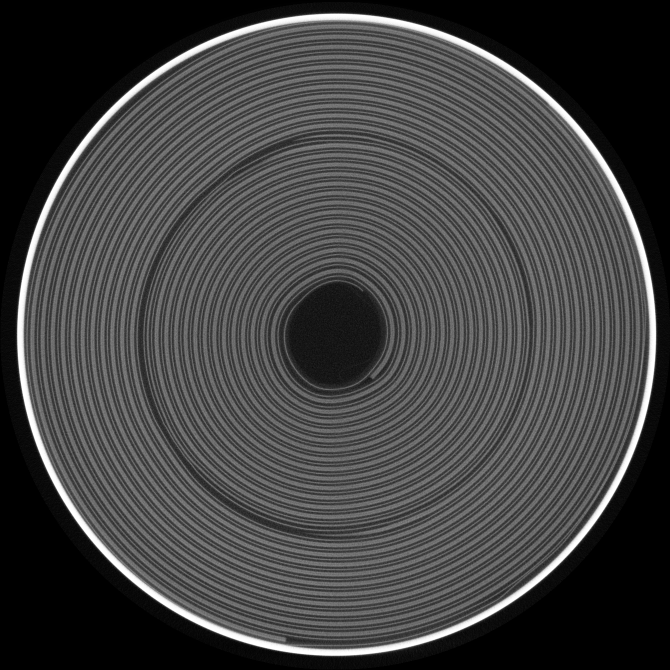
#> input picture data/images/sample_image.png, 1340 x 1340 px (shown at 1/2 size)
$ jupyter execute practice_convolution+morphology.ipynb
#> lines starting #> are read from the running program, lines starting #| are printed output that depends on the picture
[cell 1]
# import tools

import cv2
from collections import defaultdict, Counter
import matplotlib.pyplot as plt
import numpy as np

[cell 2]
# load battery image

btr = cv2.imread('data/images/sample_image.png')
#> btr is the input picture: shape (1340, 1340, 3); min 0, max 255, mean 65.8

btr_rgb = cv2.cvtColor(btr,cv2.COLOR_BGR2RGB)
btr_gry = cv2.cvtColor(btr,cv2.COLOR_BGR2GRAY)

wb,hb,cb = btr.shape
#> wb = 1340; hb = 1340; cb = 3
btr_blank = np.zeros((wb,hb,cb),np.uint8)
btr_blank1 = np.zeros_like(btr,np.uint8) # same as above

[cell 3]
# dilate battery grayscale

kernel = np.ones((10,10),np.uint8)

btr_gry_dlt1 = cv2.dilate(btr_gry, kernel, iterations=1)
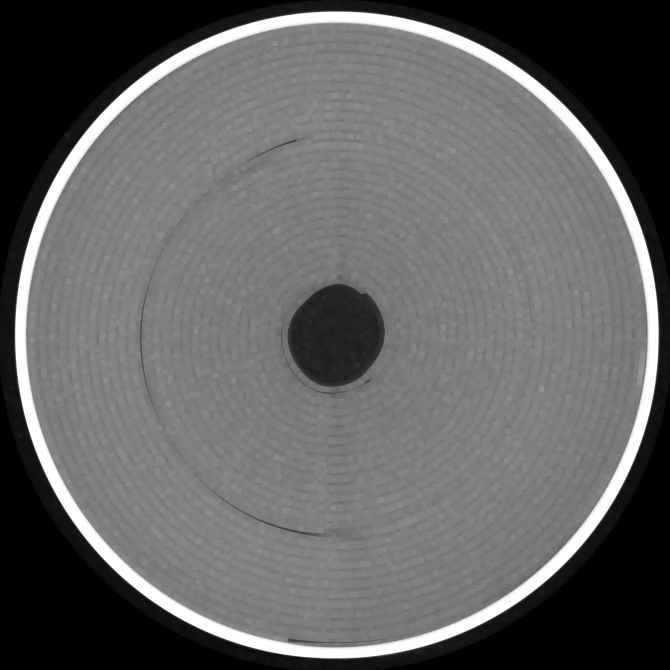
#> btr_gry_dlt1: shape (1340, 1340) (shown at 1/2 size); min 0, max 255, mean 98.2
btr_gry_dlt2 = cv2.dilate(btr_gry, kernel, iterations=2)
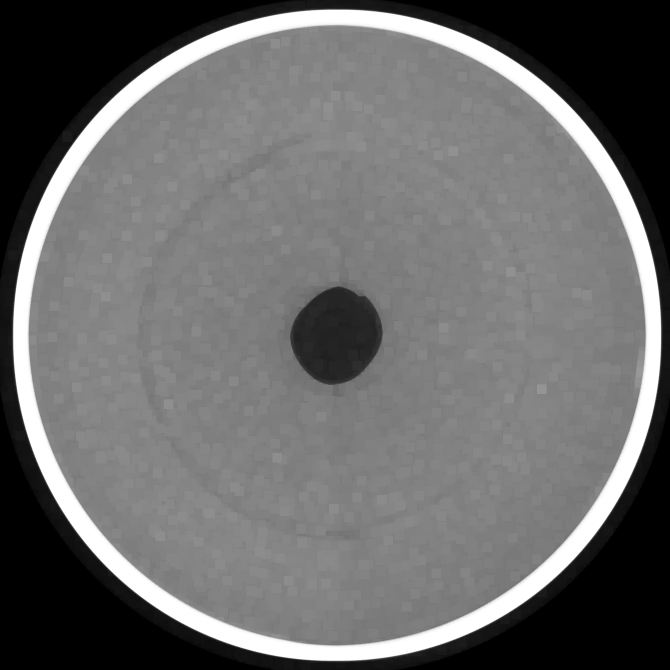
#> btr_gry_dlt2: shape (1340, 1340) (shown at 1/2 size); min 0, max 255, mean 106.3

plt.figure(figsize=(12,8))
plt.subplot(1,3,1)
plt.title("Gray")
plt.imshow(btr_gry, cmap="gray")

plt.subplot(1,3,2)
plt.title("Gray Dilated, 1")
plt.imshow(btr_gry_dlt1, cmap='gray')

plt.subplot(1,3,3)
plt.title("Gray Dilated, 5")
plt.imshow(btr_gry_dlt2, cmap='gray')
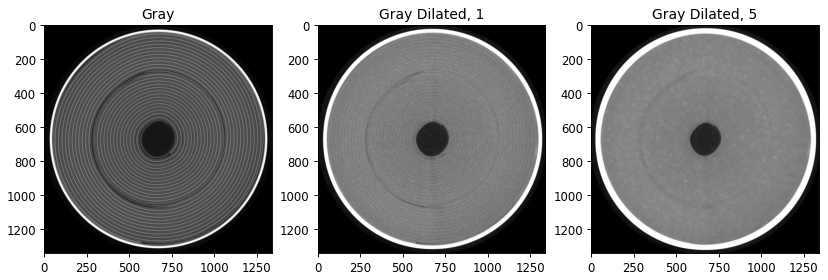
#> figure drawn by matplotlib, 3 panels

[cell 4]
# erode battery grayscale

kernel = np.ones((10,10),np.uint8)

btr_gry_erd1 = cv2.erode(btr_gry, kernel, iterations=1)
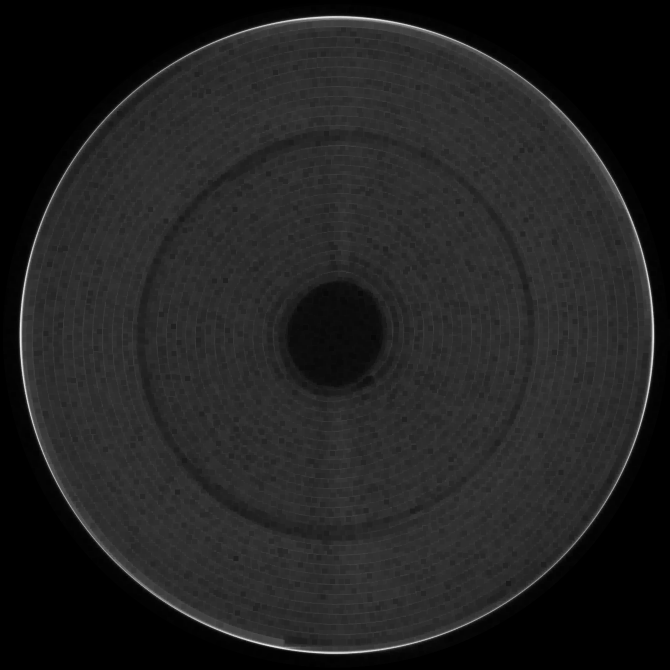
#> btr_gry_erd1: shape (1340, 1340) (shown at 1/2 size); min 0, max 240, mean 33.2
btr_gry_erd2 = cv2.erode(btr_gry, kernel, iterations=2)
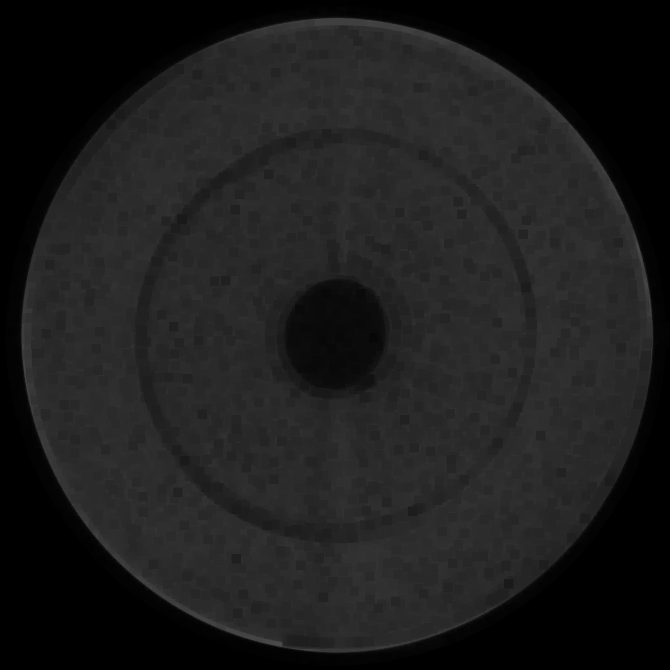
#> btr_gry_erd2: shape (1340, 1340) (shown at 1/2 size); min 0, max 77, mean 28.9

plt.figure(figsize=(12,8))
plt.subplot(1,3,1)
plt.title("Gray")
plt.imshow(btr_gry, cmap="gray")

plt.subplot(1,3,2)
plt.title("Gray Erode, 1")
plt.imshow(btr_gry_erd1, cmap='gray')

plt.subplot(1,3,3)
plt.title("Gray Erode, 5")
plt.imshow(btr_gry_erd2, cmap='gray')

[cell 5]
# open and close battery grayscale

kernel = np.ones((10,10),np.uint8)

btr_gry_opn = cv2.morphologyEx(btr_gry, cv2.MORPH_OPEN, kernel)
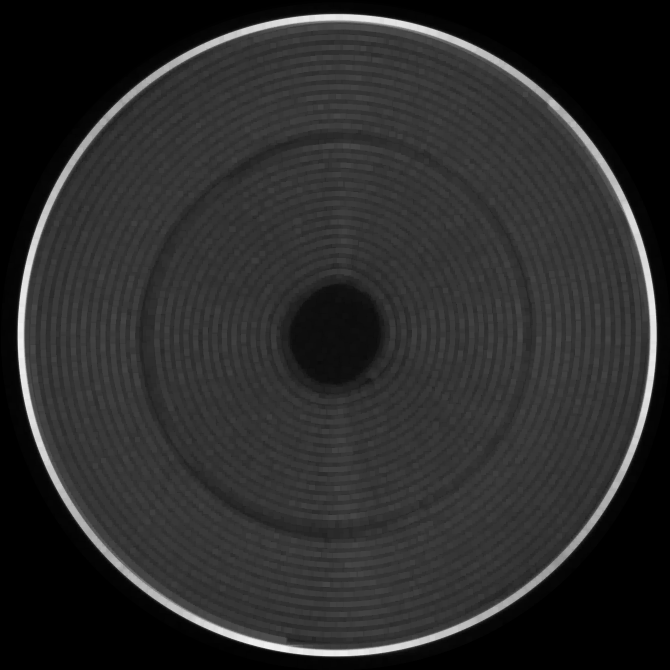
#> btr_gry_opn: shape (1340, 1340) (shown at 1/2 size); min 0, max 240, mean 42.8
btr_gry_cls = cv2.morphologyEx(btr_gry, cv2.MORPH_CLOSE, kernel)
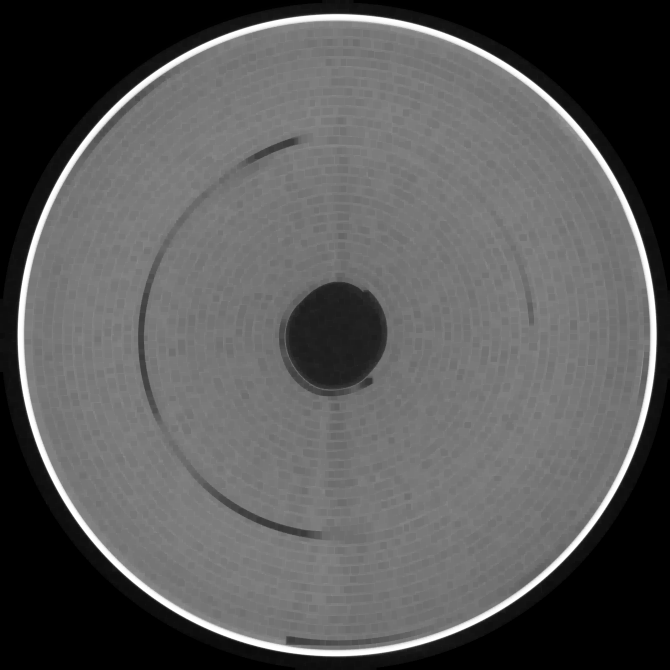
#> btr_gry_cls: shape (1340, 1340) (shown at 1/2 size); min 0, max 255, mean 88.5

plt.figure(figsize=(12,8))
plt.subplot(1,3,1)
plt.title("Gray")
plt.imshow(btr_gry, cmap="gray")

plt.subplot(1,3,2)
plt.title("Gray OPEN")
plt.imshow(btr_gry_opn, cmap='gray')

plt.subplot(1,3,3)
plt.title("Gray Close")
plt.imshow(btr_gry_cls, cmap='gray')

[cell 6]
# sharpen images

sharpen_kernel = np.array([[-1,-1,-1],[-1,9,-1],[-1,-1,-1]])

btr_gry_shr = cv2.filter2D(btr_gry, -1, sharpen_kernel)

laplacian_kernel = np.array([[0, -1, 0],
                             [-1, 4, -1],
                             [0, -1, 0]])

btr_gry_lpl = cv2.filter2D(btr_gry, -1, laplacian_kernel)
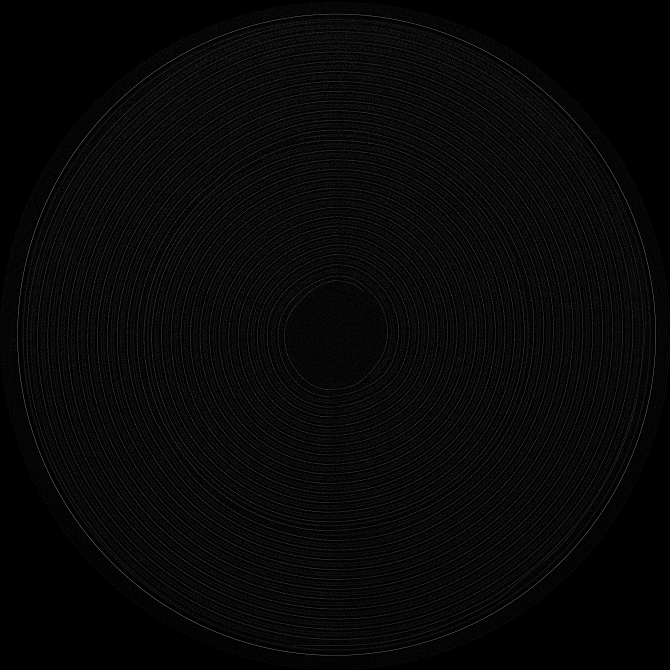
#> btr_gry_lpl: shape (1340, 1340) (shown at 1/2 size); min 0, max 176, mean 7.5

sobel_kernel = np.array([[-1, -2, -1],
                         [0, 0, 0],
                         [1, 2, 1]])

btr_gry_sbl = cv2.filter2D(btr_gry, -1, sobel_kernel)
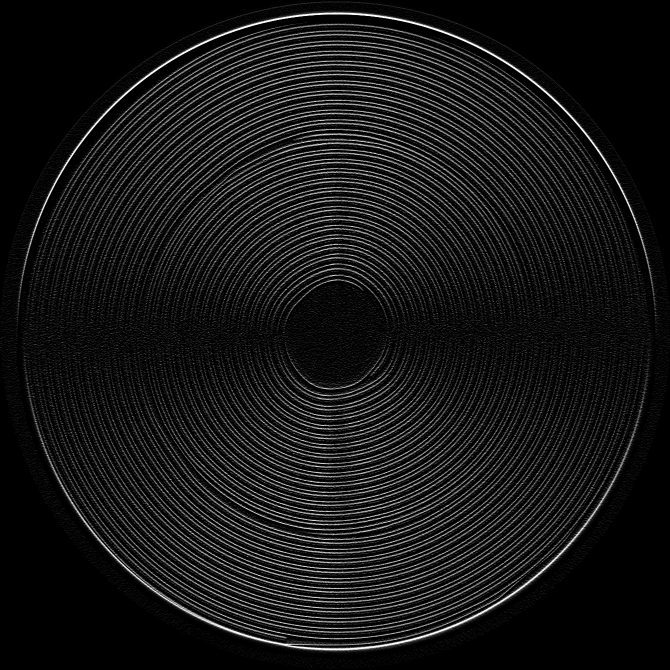
#> btr_gry_sbl: shape (1340, 1340) (shown at 1/2 size); min 0, max 255, mean 22.8

scharr_kernel = np.array([[-3, 0, 3],
                          [-10, 0, 10],
                          [-3, 0, 3]])

btr_gry_sch = cv2.filter2D(btr_gry, -1, scharr_kernel)
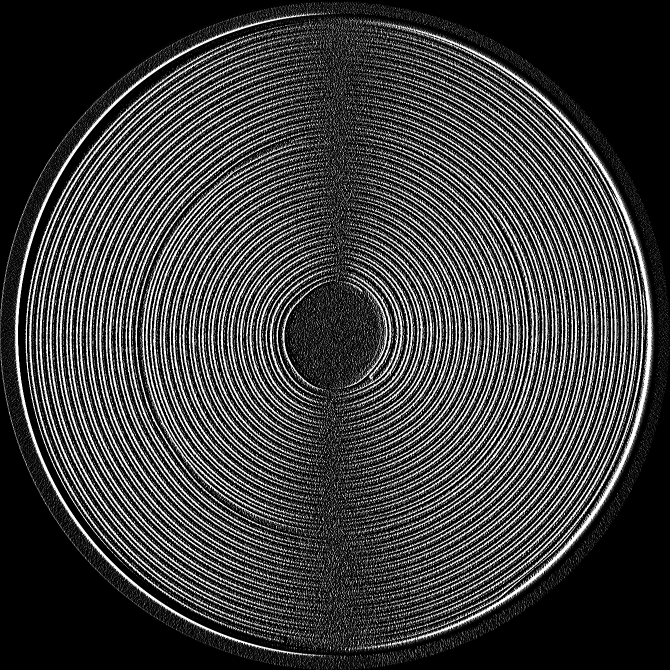
#> btr_gry_sch: shape (1340, 1340) (shown at 1/2 size); min 0, max 255, mean 60.9

unsharp_mask_kernel = np.array([[1, 4, 6, 4, 1],
                                [4, 16, 24, 16, 4],
                                [6, 24, -476, 24, 6],
                                [4, 16, 24, 16, 4],
                                [1, 4, 6, 4, 1]]) / -256

btr_gry_uns = cv2.filter2D(btr_gry, -1, unsharp_mask_kernel)

plt.figure(figsize=(12,12))
plt.subplot(3,2,1)
plt.title("Gray")
plt.imshow(btr_gry, cmap="gray")

plt.subplot(3,2,2)
plt.title("Gray Sharpen")
plt.imshow(btr_gry_shr, cmap='gray')

plt.subplot(3,2,3)
plt.title("Gray Laplacian")
plt.imshow(btr_gry_lpl, cmap='gray')

plt.subplot(3,2,4)
plt.title("Gray Sobel")
plt.imshow(btr_gry_sbl, cmap='gray')

plt.subplot(3,2,5)
plt.title("Gray Scharr")
plt.imshow(btr_gry_sch, cmap='gray')

plt.subplot(3,2,6)
plt.title("Gray Unsharp")
plt.imshow(btr_gry_uns, cmap='gray')
